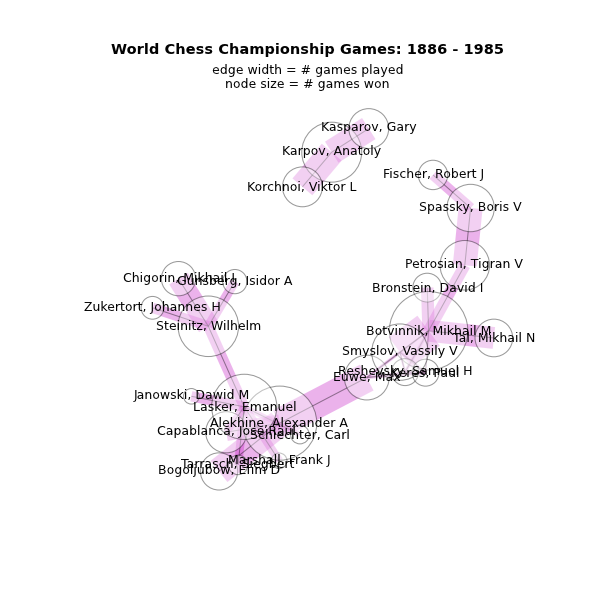

The Python source for this figure:
#!/usr/bin/env python

"""
An example of the MultiDiGraph clas

The function chess_pgn_graph reads a collection of chess 
matches stored in the specified PGN file 
(PGN ="Portable Game Notation")
Here the (compressed) default file ---
 chess_masters_WCC.pgn.bz2 ---
contains all 685 World Chess Championship matches
from 1886 - 1985.
(data from http://chessproblem.my-free-games.com/chess/games/Download-PGN.php)

The chess_pgn_graph() function returns a MultiDiGraph 
with multiple edges. Each node is 
the last name of a chess master. Each edge is directed 
from white to black and contains selected game info.

The key statement in chess_pgn_graph below is
    G.add_edge(white, black, game_info)
where game_info is a dict describing each game.

"""
#    Copyright (C) 2006-2010 by 
#    Aric Hagberg <[email redacted]>
#    Dan Schult <[email redacted]>
#    Pieter Swart <[email redacted]>
#    All rights reserved.
#    BSD license.

import networkx as nx

# tag names specifying what game info should be 
# stored in the dict on each digraph edge
game_details=["Event", 
              "Date", 
              "Result", 
              "ECO",
              "Site"]

#def chess_pgn_graph(pgn_file="chess_masters_WCC.pgn.bz2"):
def chess_pgn_graph(pgn_file="WCC.pgn.bz2"):

    """Read chess games in pgn format in pgn_file.
    
    Filenames ending in .gz or .bz2 will be uncompressed.
    
    Return the MultiDiGraph of players connected by a chess game.
    Edges contain game data in a dict.

    """
    G=nx.MultiDiGraph()
    game={}
    datafile=nx.utils._get_fh(pgn_file)
    lines = (line.decode().rstrip('\r\n') for line in datafile)
    for line in lines:
        if line.startswith('['):
            tag,value=line[1:-1].split(' ',1)
            game[str(tag)]=value.strip('"')
        else:
        # empty line after tag set indicates 
        # we finished reading game info
            if game:
                white=game.pop('White')
                black=game.pop('Black')
                G.add_edge(white, black, **game)
                game={}
    return G


if __name__ == '__main__':
    import networkx as nx


    G=chess_pgn_graph()

    ngames=G.number_of_edges()
    nplayers=G.number_of_nodes()

    print("Loaded %d chess games between %d players\n"\
                   % (ngames,nplayers))

    # identify connected components
    # of the undirected version
    Gcc=nx.connected_component_subgraphs(G.to_undirected())
    if len(Gcc)>1:
        print("Note the disconnected component consisting of:")
        print(Gcc[1].nodes())    

    # find all games with B97 opening (as described in ECO)
    openings=set([game_info['ECO'] 
                  for (white,black,game_info) in G.edges(data=True)])
    print("\nFrom a total of %d different openings,"%len(openings))
    print('the following games used the Sicilian opening')
    print('with the Najdorff 7...Qb6 "Poisoned Pawn" variation.\n')

    for (white,black,game_info) in G.edges(data=True):
        if game_info['ECO']=='B97':
           print(white,"vs",black)
           for k,v in list(game_info.items()):
               print("   ",k,": ",v)
           print("\n")


    try:
        import matplotlib.pyplot as plt
    except ImportError:
        import sys
        print("Matplotlib needed for drawing. Skipping")
        sys.exit(0)

    # make new undirected graph H without multi-edges
    H=nx.Graph(G)

    # edge width is proportional number of games played
    edgewidth=[]
    for (u,v,d) in H.edges(data=True):
        edgewidth.append(len(G.get_edge_data(u,v)))

    # node size is proportional to number of games won
    wins=dict.fromkeys(G.nodes(),0.0)
    for (u,v,d) in G.edges(data=True):
        r=d['Result'].split('-')
        if r[0]=='1':
            wins[u]+=1.0
        elif r[0]=='1/2':
            wins[u]+=0.5
            wins[v]+=0.5
        else:
            wins[v]+=1.0
    try:
        pos=nx.graphviz_layout(H)
    except:
        pos=nx.spring_layout(H,iterations=20)

    plt.rcParams['text.usetex'] = False
    plt.figure(figsize=(8,8))
    nx.draw_networkx_edges(H,pos,alpha=0.3,width=edgewidth, edge_color='m')
    nodesize=[wins[v]*50 for v in H]
    nx.draw_networkx_nodes(H,pos,node_size=nodesize,node_color='w',alpha=0.4)
    nx.draw_networkx_edges(H,pos,alpha=0.4,node_size=0,width=1,edge_color='k')
    nx.draw_networkx_labels(H,pos,fontsize=14)
    font = {'fontname'   : 'Helvetica',
            'color'      : 'k',
            'fontweight' : 'bold',
            'fontsize'   : 14}
    plt.title("World Chess Championship Games: 1886 - 1985", font)

    # change font and write text (using data coordinates)
    font = {'fontname'   : 'Helvetica',
    'color'      : 'r',
    'fontweight' : 'bold',
    'fontsize'   : 14}

    plt.text(0.5, 0.97, "edge width = # games played",
             horizontalalignment='center',
             transform=plt.gca().transAxes)
    plt.text(0.5, 0.94,  "node size = # games won",
             horizontalalignment='center',
             transform=plt.gca().transAxes)

    plt.axis('off')
    plt.savefig("chess_masters.png",dpi=75)
    print("Wrote chess_masters.png")
    plt.show() # display
